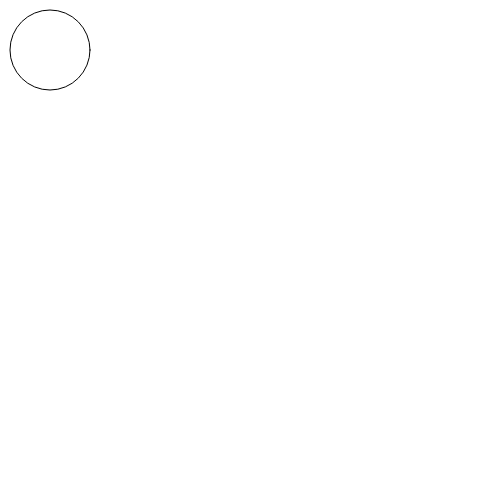
Frame 1 (no input)
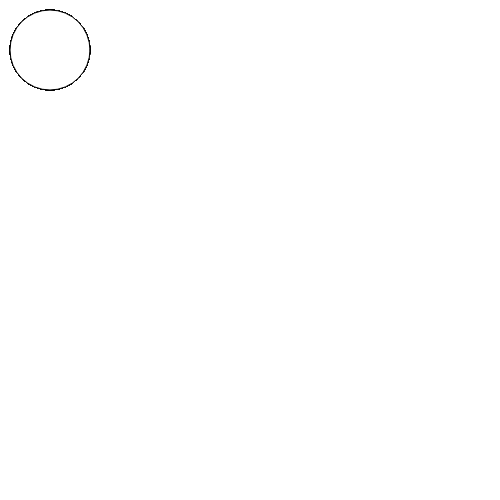
Frame 60 (no input)
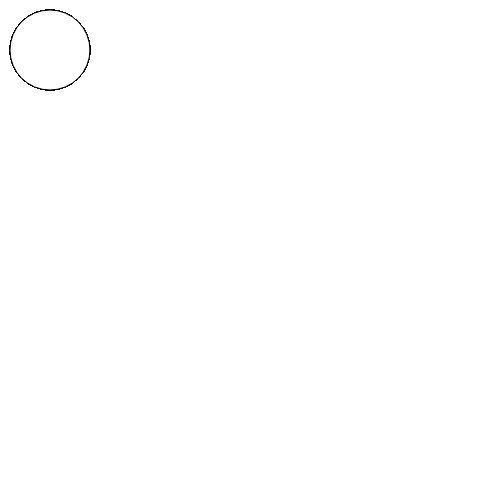
Frame 120 (the mouse pressed at the canvas centre since frame 60)

The p5.js sketch that drew these frames (run headless with seeded random() and noise() and a simulated clock; from frame 60 on, the mouse is pressed at the canvas centre):

// p5.js sketch
// ── sketch.js
function setup() {
  // set canvas size
  createCanvas(500, 500);
}

function draw() {

// draw a circle
ellipse(50, 50, 80, 80);

}
